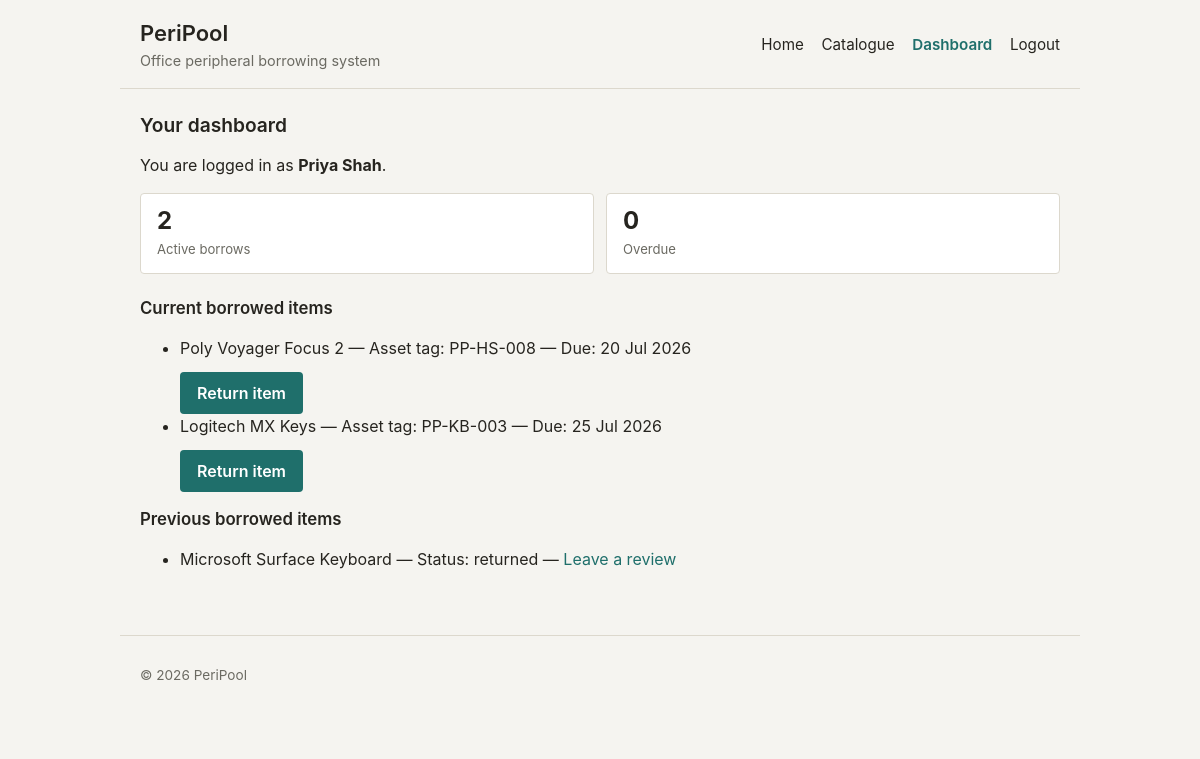
The app's page /dashboard (signed in) with its own data.
### app/models.py (models this page shows, shortened)
class User(db.Model, UserMixin):
    __tablename__ = 'users'
    id = db.Column(db.Integer, primary_key=True)
    name = db.Column(db.String(100), nullable=False)
    email = db.Column(db.String(150), unique=True, nullable=False, index=True)
    password_hash = db.Column(db.String(255), nullable=False)
    is_admin = db.Column(db.Boolean, nullable=False, default=False)
    is_active = db.Column(db.Boolean, nullable=False, default=True)
    created_at = db.Column(db.DateTime, nullable=False, default=get_utc_now)
    updated_at = db.Column(
        db.DateTime,
        nullable=False,
        default=get_utc_now,
        onupdate=get_utc_now
    )
    borrow_records = db.relationship("BorrowRecord", back_populates="user")
    reviews = db.relationship("ItemReview", back_populates="user")

class BorrowRecord(db.Model):
    __tablename__ = "borrow_records"
    id = db.Column(db.Integer, primary_key=True)
    user_id = db.Column(db.Integer, db.ForeignKey("users.id"), nullable=False)
    item_unit_id = db.Column(db.Integer, db.ForeignKey("item_units.id"), nullable=False)
    borrowed_at = db.Column(db.DateTime, nullable=False, default=get_utc_now)
    due_at = db.Column(db.DateTime, nullable=False)
    returned_at = db.Column(db.DateTime)
    status = db.Column(db.String(30), nullable=False, default="active")
    created_at = db.Column(db.DateTime, nullable=False, default=get_utc_now)
    updated_at = db.Column(
        db.DateTime,
        nullable=False,
        default=get_utc_now,
        onupdate=get_utc_now
    )
    user = db.relationship("User", back_populates="borrow_records")
    item_unit = db.relationship("ItemUnit", back_populates="borrow_records")
    __table_args__ = (
        db.CheckConstraint(
            "status IN ('active', 'returned', 'cancelled')",
            name="ck_borrow_records_status"
        ),
    )
    def is_overdue(self):
        due_at = self.due_at
        if due_at.tzinfo is None:
            due_at = due_at.replace(tzinfo=timezone.utc)
        return (
            self.status == "active"
            and self.returned_at is None
            and due_at < get_utc_now()
        )

class ItemModel(db.Model):
    __tablename__ = "item_models"
    id = db.Column(db.Integer, primary_key=True)
    category_id = db.Column(db.Integer, db.ForeignKey("categories.id"), nullable=False)
    manufacturer = db.Column(db.String(100), nullable=False)
    model_name = db.Column(db.String(150), nullable=False)
    description = db.Column(db.Text)
    cost = db.Column(db.Numeric(10, 2))
    image_url = db.Column(db.String(500))
    is_active = db.Column(db.Boolean, nullable=False, default=True)
    created_at = db.Column(db.DateTime, nullable=False, default=get_utc_now)
    updated_at = db.Column(
        db.DateTime,
        nullable=False,
        default=get_utc_now,
        onupdate=get_utc_now
    )
    category = db.relationship("Category", back_populates="item_models")
    item_units = db.relationship("ItemUnit", back_populates="item_model")
    reviews = db.relationship("ItemReview", back_populates="item_model")
    __table_args__ = (
        db.UniqueConstraint(
            "manufacturer",
            "model_name",
            name="uq_item_models_manufacturer_model_name"
        ),
    )

class ItemUnit(db.Model):
    __tablename__ = "item_units"
    id = db.Column(db.Integer, primary_key=True)
    item_model_id = db.Column(db.Integer, db.ForeignKey("item_models.id"), nullable=False)
    asset_tag = db.Column(db.String(100), unique=True, nullable=False)
    status = db.Column(db.String(30), nullable=False, default="available")
    created_at = db.Column(db.DateTime, nullable=False, default=get_utc_now)
    updated_at = db.Column(
        db.DateTime,
        nullable=False,
        default=get_utc_now,
        onupdate=get_utc_now
    )
    item_model = db.relationship("ItemModel", back_populates="item_units")
    borrow_records = db.relationship("BorrowRecord", back_populates="item_unit")
    __table_args__ = (
        db.CheckConstraint(
            "status IN ('available', 'borrowed', 'maintenance', 'inactive')",
            name="ck_item_units_status"
        ),
    )

### app/blueprints/catalogue.py (the view)
@catalogue.route('/dashboard')
@login_required
def dashboard():
    active_borrow_records = (
        BorrowRecord.query
        .filter_by(user_id=current_user.id, status='active')
        .order_by(BorrowRecord.due_at)
        .all()
    )
    previous_borrow_records = (
        BorrowRecord.query
        .filter(
            BorrowRecord.user_id == current_user.id,
            BorrowRecord.status != 'active'
        )
        .order_by(BorrowRecord.borrowed_at.desc())
        .all()
    )
    overdue_count = sum(1 for record in active_borrow_records if record.is_overdue())
    return render_template(
        'dashboard.html',
        active_borrow_records=active_borrow_records,
        previous_borrow_records=previous_borrow_records,
        overdue_count=overdue_count
    )

### app/models.py (called while the page is built)
def get_utc_now():
    return datetime.now(timezone.utc)

@login_manager.user_loader
def load_user(user_id):
    return db.session.get(User, int(user_id))

### app/templates/dashboard.html (shortened to what this page needs)
{% extends "base.html" %}
{% block content %}
<section>
    <h2>Your dashboard</h2>
    <p>
        You are logged in as <strong>{{ current_user.name }}</strong>.
    </p>
    <div class="stat-grid">
        <div class="stat-tile">
            <span class="stat-value">{{ active_borrow_records|length }}</span>
            <span class="stat-label">Active borrows</span>
        </div>
        <div class="stat-tile{{ ' stat-warning' if overdue_count > 0 }}">
            <span class="stat-value">{{ overdue_count }}</span>
            <span class="stat-label">Overdue</span>
        </div>
    </div>
    <h3>Current borrowed items</h3>
    {% if active_borrow_records %}
        <ul>
            {% for record in active_borrow_records %}
                <li>
                    {{ record.item_unit.item_model.manufacturer }}
                    {{ record.item_unit.item_model.model_name }}
                    —
                    Asset tag: {{ record.item_unit.asset_tag }}
                    —
                    Due: {{ record.due_at.strftime("%d %b %Y") }}
                    <form method="post" action="{{ url_for('catalogue.return_item', borrow_record_id=record.id) }}">
                        <button type="submit">Return item</button>
                    </form>
                </li>
            {% endfor %}
        </ul>
    {% else %}
        <p>You do not currently have any borrowed items.</p>
    {% endif %}
    <h3>Previous borrowed items</h3>
    {% if previous_borrow_records %}
        <ul>
            {% for record in previous_borrow_records %}
                <li>
                    {{ record.item_unit.item_model.manufacturer }}
                    {{ record.item_unit.item_model.model_name }}
                    —
                    Status: {{ record.status }}
                    —
                    <a href="{{ url_for('catalogue.review_item', item_model_id=record.item_unit.item_model_id) }}">Leave a review</a>
                </li>
            {% endfor %}
        </ul>
    {% else %}
        <p>You do not have any previous borrowed items.</p>
    {% endif %}
</section>
{% endblock %}

### app/static/css/style.css (style rules this page uses)
:root { --color-bg: #f5f4f0; --color-surface: #ffffff; --color-surface-muted: #eeece5; --color-text: #26241f; --color-text-muted: #6b6a62; --color-border: #dcd8cd; --color-accent: #1f6f6b; --color-accent-hover: #17534f; --color-accent-contrast: #ffffff; --color-focus-ring: rgba(31, 111, 107, 0.25); --color-success-bg: #eaf3ea; --color-success-text: #2f5f33; --color-success-border: #4b8f52; --color-danger-bg: #f7e9e6; --color-danger-text: #7a3122; --color-danger-border: #b5493a; --color-warning-bg: #f7efe0; --color-warning-text: #6b4c14; --color-warning-border: #a97a1f; --color-info-bg: #e8eef2; --color-info-text: #2c4a5c; --color-info-border: #3d6b8a; --radius: 4px; --max-width: 960px; }
* { box-sizing: border-box; }
body { margin: 0; background: var(--color-bg); color: var(--color-text); font-family: -apple-system, BlinkMacSystemFont, "Segoe UI", Roboto, "Helvetica Neue", Arial, sans-serif; font-size: 16px; line-height: 1.5; }
h1, h2, h3 { line-height: 1.25; font-weight: 600; }
h2 { font-size: 1.2rem; margin-top: 0; }
h3 { font-size: 1.05rem; }
a { color: var(--color-accent); text-decoration: none; }
section { margin-bottom: 1rem; }
form { max-width: 30rem; }
button, .button { display: inline-block; margin-top: 0.75rem; padding: 0.5rem 1rem; background: var(--color-accent); color: var(--color-accent-contrast); border: 1px solid transparent; border-radius: var(--radius); font: inherit; font-weight: 600; cursor: pointer; }
.stat-grid { display: grid; grid-template-columns: repeat(auto-fit, minmax(9rem, 1fr)); gap: 0.75rem; margin-bottom: 1.5rem; }
.stat-tile { padding: 0.85rem 1rem; background: var(--color-surface); border: 1px solid var(--color-border); border-radius: var(--radius); }
.stat-tile .stat-value { display: block; font-size: 1.5rem; font-weight: 700; line-height: 1.2; }
.stat-tile .stat-label { color: var(--color-text-muted); font-size: 0.82rem; }

### records on screen
User: name "Priya Shah"
BorrowRecord: item_unit.item_model.manufacturer "Poly", item_unit.item_model.model_name "Voyager Focus 2", item_unit.asset_tag "PP-HS-008", due_at "20 Jul 2026"
BorrowRecord: item_unit.item_model.manufacturer "Logitech", item_unit.item_model.model_name "MX Keys", item_unit.asset_tag "PP-KB-003", due_at "25 Jul 2026"
BorrowRecord: item_unit.item_model.manufacturer "Microsoft", item_unit.item_model.model_name "Surface Keyboard", status "returned"

### other values on screen
{{ active_borrow_records|length }} "2"
{{ overdue_count }} "0"
